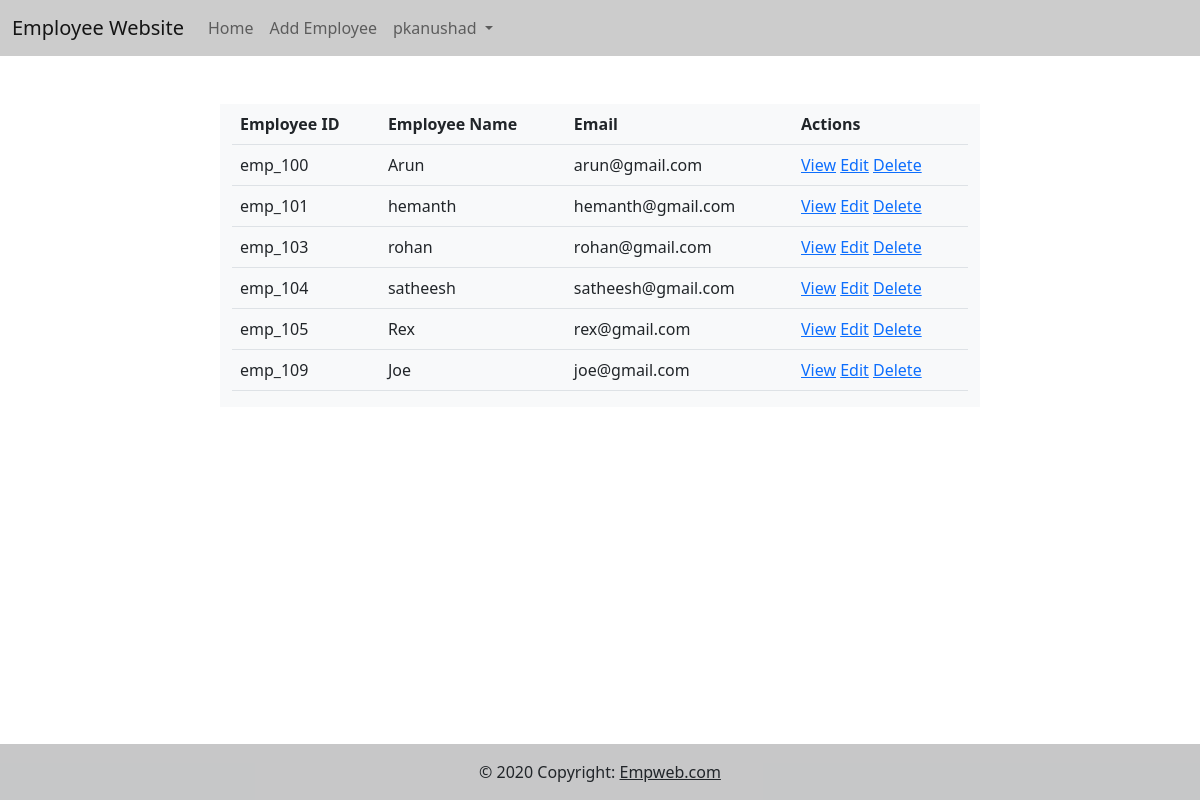
/all/ (signed in), run on the app's committed database.
### emp_app/models.py (models this page shows, shortened)
class Employee(models.Model):
    eid=models.CharField(max_length=120,primary_key=True)
    profile_pic=models.ImageField(upload_to="profilepics",null=True)
    employee_name=models.CharField(max_length=120)
    designation = models.CharField(max_length=120)
    salary = models.IntegerField()
    email=models.EmailField(unique=True)
    experience=models.PositiveIntegerField(null=True)  #null value canbe possible

### emp_app/views.py (the view)
# urls.py: path('all/',views.EmployeeListView.as_view(),name="emp-list"),
@method_decorator(signin_required,name="dispatch")
class EmployeeListView(View):
    def get(self,request,*args,**kwargs):
        qs = Employee.objects.all()
        return render(request,"index.html",{"employees":qs})

### emp_app/views.py (called while the page is built)
def signin_required(func):
    def wrapper(request,*args,**kwargs):
        if request.user.is_authenticated:
            return func(request,*args,**kwargs)
        else:
            messages.error(request,"you must login")
            return redirect("sign-in")
    return wrapper

### emp_app/templates/index.html (shortened to what this page needs)
{%extends 'base.html'%}
{%block body_block%}
<div class="container">
    <div class="row">
        <div class="col-2"></div>
        <div class="col-8 bg-light">
        <table class="table">
            <tr>
                <th>Employee ID</th>
                <th>Employee Name</th>
                <th>Email</th>
                <th>Actions</th>
            </tr>
            {%for emp in employees %}
            <tr>
                <td>{{emp.eid}}</td>
                <td>{{emp.employee_name}}</td>
                <td>{{emp.email}}</td>
                <td>
                    <a href="{%url 'emp-detail' emp.eid%}">View</a>
                    <a href="{%url 'emp-edit' emp.eid%}">Edit</a>
                    <a href="{%url 'emp-remove' emp.eid%}">Delete</a>
                </td>
            </tr>
            {%endfor%}
        </table>
        </div>
        <div class="col-2"></div>
    </div>
</div>
{%endblock%}

### emp_app/templates/base.html (shortened to what this page needs)
<!DOCTYPE html>
{% load static %}
<html lang="en">
<head>
    <link href="{%static 'css/styles.css'%}" rel="stylesheet"/>
<link href="https://cdn.jsdelivr.net/npm/bootstrap@5.2.0/dist/css/bootstrap.min.css" rel="stylesheet">
</head>
<body>
<div class="container-fluid">
    <div class="row">
<nav class="navbar navbar-expand-lg navbar-light " style="background-color: rgba(0, 0, 0, 0.2);">
  <div class="container-fluid">
    <a class="navbar-brand" href="{%url 'emp-list'%}">Employee Website</a>
    <div class="collapse navbar-collapse" id="navbarNavDropdown">
      <ul class="navbar-nav">
        <li class="nav-item">
          <a class="nav-link" href="{%url 'emp-list'%}">Home</a>
        </li>
        <li class="nav-item">
          <a class="nav-link" href="{%url 'emp-add'%}">Add Employee</a>
        </li>
        <li class="nav-item dropdown">
          <a class="nav-link dropdown-toggle" href="#" id="navbarDropdownMenuLink" role="button" data-bs-toggle="dropdown" aria-expanded="false">
            {{request.user}}
          </a>
        </li>
      </ul>
    </div>
  </div>
</nav>
        <div class="container-fluid mt-5">
            {%block body_block%}
            {%endblock%}
        </div>
    </div>
</div>
<footer class=" sticky-footer bg-light text-center text-lg-start">
  <div class="text-center p-3" style="background-color: rgba(0, 0, 0, 0.2);">
    © 2020 Copyright:
    <a class="text-dark" href="">Empweb.com</a>
  </div>
</footer>
</body>
</html>

### emp_app/static/css/styles.css (style rules this page uses)
body { min-height:100vh; }
.sticky-footer { position:sticky; top:100%; }

### data on the page
Employee: eid "emp_100", employee_name "Arun", email "arun@gmail.com"
Employee: eid "emp_101", employee_name "hemanth", email "hemanth@gmail.com"
Employee: eid "emp_103", employee_name "rohan", email "rohan@gmail.com"
Employee: eid "emp_104", employee_name "satheesh", email "satheesh@gmail.com"
Employee: eid "emp_105", employee_name "Rex", email "rex@gmail.com"
Employee: eid "emp_109", employee_name "Joe", email "joe@gmail.com"

### other printed values
{{ request.user }} "pkanushad"
